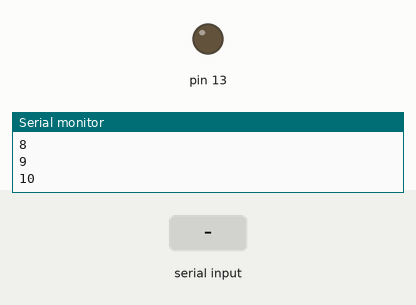
The sketch below on a simulated Arduino Uno, built with avr-gcc and run on an emulated ATmega328P. Shown: output pins drawn as LEDs (lit = HIGH), the last lines printed to the serial monitor. The inputs (shaded band) are chosen by the test bench.

Above: at 1.2 s.
1.3 s: "1" received over Serial
At 2.2 s:
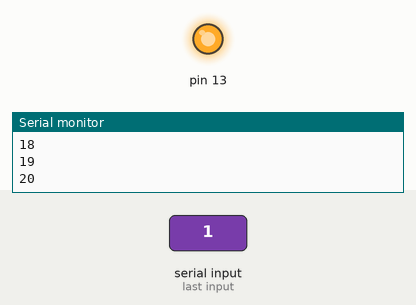
Timing chart, 0 to 4.3 s (numbered marks = the images above; inputs shaded):
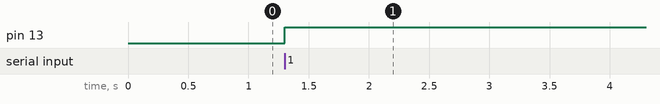

Measured:
- after the input at 1.3 s, pin 13: LOW → HIGH at once

The sketch:

serial_monitor_test.ino
```cpp
#include <MsTimer2.h>
int num = 0;
int state = 0;

//TIMER/COUNTERO CONTROL REGISTER A: TCCROA
//TIMER/COUNTERO CONTROL REGISTER B: TCCROB

void setup() {
  // put your setup code here, to run once:
  Serial.begin(9600);
  pinMode(13, OUTPUT);
  MsTimer2::set(100, Serial_Write);
  MsTimer2::start();
}

void Serial_Read(){

  if(Serial.read() == 49) {
    Serial.println("LED_ON");
    digitalWrite(13, HIGH);
  }
  if(Serial.read() == 48) {
    digitalWrite(13, LOW);
    Serial.println("LED_OFF");
  }
}

void Serial_Write(){
  if(state == 0)
  {
    Serial.println(num);
    num++;
    if(num == 100) {
      state = 1;
    }
  }else if(state == 1){
    Serial.println(num);
    num--;
    if(num == 0) {
      state = 0;
    }
  }
}

void loop() {
  // put your main code here, to run repeatedly:
  Serial_Read();
}
```
